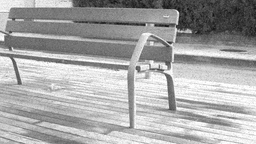
#> input picture HW2/ex1_images/noise.png, 256 x 144 px, shrunk from 1280 x 720 before the run
$ python ex1.py
#> lines starting #> are read from the running program, lines starting #| are printed output that depends on the picture; after the words box and inside, x2 and y2 are one past the last pixel; in counts of white or black regions, pixels touching at a corner belong together
import cv2
import matplotlib.pyplot as plt
import numpy as np
import math
import os


def read_img(img_path):
    """
    Read grayscale image
    Inputs:
    img_path: str: image path
    Returns:
    img: cv2 image
    """
#> called with img_path = 'ex1_images/noise.png'
    return cv2.imread(img_path, 0)
#> returned value is the input picture: shape (144, 256); min 16, max 255, mean 167.2


def padding_img(img, filter_size=3):
    """
    The surrogate function for the filter functions.
    The goal of the function: replicate padding the image such that when applying the kernel with the size of filter_size, the padded image will be the same size as the original image.
    WARNING: Do not use the exterior functions from available libraries such as OpenCV, scikit-image, etc. Just do from scratch using function from the numpy library or functions in pure Python.
    Inputs:
        img: cv2 image: original image
        filter_size: int: size of square filter
    Return:
        padded_img: cv2 image: the padding image
    """
#> called with filter_size = 3
    height, width = img.shape
#> height = 144; width = 256
    # new_height = height + filter_size - 1
    # new_width = width + filter_size - 1

    # must pad each axis (filter_size - 1) padder, and each side in each direction will be (filter_size - 1) // 2

    padded_add = (filter_size - 1) // 2
    new_height, new_width = height + padded_add * 2, width + padded_add * 2
#> new_height = 146; new_width = 258
    padded_img = np.zeros((new_height, new_width), dtype=np.uint8)
    for x in range(padded_add, new_height - padded_add):
        for y in range(padded_add, new_width - padded_add):
            padded_img[x][y] = img[x - padded_add][y - padded_add]
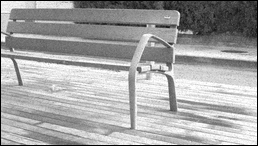
#> padded_img: shape (146, 258); min 0, max 255, mean 163.6

    # for corner pixel
    for x in range(padded_add + 1):
        for y in range(padded_add + 1):
            padded_img[x][y] = img[0][0]
            padded_img[new_height - x - 1][y] = img[-1][0]
            padded_img[x][new_width - y - 1] = img[0][-1]
            padded_img[new_height - x - 1][new_width - y - 1] = img[-1][-1]
#> padded_img: shape (146, 258); 0.03% of pixels changed, all inside (x1, y1, x2, y2) = (0, 0, 258, 146)

    # for other border pixel
    for x in range(padded_add + 1, new_height - padded_add - 1):
        for y in range(padded_add):
            padded_img[x][y] = img[x - padded_add][0]
            padded_img[x][new_width - y - 1] = img[x - padded_add][-1]
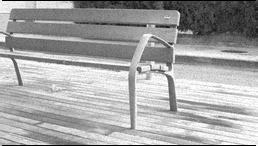
#> padded_img: shape (146, 258); min 0, max 255, mean 165

    for y in range(padded_add + 1, new_width - padded_add - 1):
        for x in range(padded_add):
            padded_img[x][y] = img[0][y - padded_add]
            padded_img[new_height - x - 1][y] = img[-1][y - padded_add]
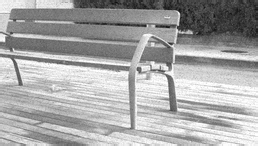
#> padded_img: shape (146, 258); 1.35% of pixels changed, all inside (x1, y1, x2, y2) = (2, 0, 256, 146)

    return padded_img


def mean_filter(img, filter_size=3):
    """
    Smoothing image with mean square filter with the size of filter_size. Use replicate padding for the image.
    WARNING: Do not use the exterior functions from available libraries such as OpenCV, scikit-image, etc. Just do from scratch using function from the numpy library or functions in pure Python.
    Inputs:
        img: cv2 image: original image
        filter_size: int: size of square filter,
    Return:
        smoothed_img: cv2 image: the smoothed image with mean filter.
    """
    padded_img = padding_img(img, filter_size)

    height, width = img.shape
#> height = 144; width = 256
    smoothed_img = np.zeros((height, width), dtype=float)

    for x in range(height):
        for y in range(width):
            smoothed_img[x][y] += sum(
                padded_img[xx][yy]
                for xx in range(x, x + filter_size)
                for yy in range(y, y + filter_size)
            )
            smoothed_img /= filter_size**2

    return smoothed_img


def median_filter(img, filter_size=3):
    """
    Smoothing image with median square filter with the size of filter_size. Use replicate padding for the image.
    WARNING: Do not use the exterior functions from available libraries such as OpenCV, scikit-image, etc. Just do from scratch using function from the numpy library or functions in pure Python.
    Inputs:
        img: cv2 image: original image
        filter_size: int: size of square filter
    Return:
        smoothed_img: cv2 image: the smoothed image with median filter.
    """
    padded_img = padding_img(img, filter_size)

    height, width = img.shape
    smoothed_img = np.zeros((height, width), dtype=float)

    median_index = (filter_size**2) // 2
    for x in range(height):
        for y in range(width):
            pixels = list(
                padded_img[xx][yy]
                for xx in range(x, x + filter_size)
                for yy in range(y, y + filter_size)
            )
            smoothed_img[x][y] = sorted(pixels)[median_index]

    return smoothed_img


def psnr(gt_img, smooth_img):
    """
    Calculate the PSNR metric
    Inputs:
        gt_img: cv2 image: groundtruth image
        smooth_img: cv2 image: smoothed image
    Outputs:
        psnr_score: PSNR score
    """

    # Formula can be found here: https://en.wikipedia.org/wiki/Peak_signal-to-noise_ratio
    dtype = gt_img.dtype
    height, width = gt_img.shape
    maxi = (1 << dtype) - 1
    mse = sum(
        (gt_img[x][y] - smooth_img[x][y]) ** 2
        for x in range(height)
        for y in range(width)
    ) / (height * width)

    psnr = 20 * math.log10(maxi) - 10 * math.log10(mse)

    return psnr


def show_res(before_img, after_img):
    """
    Show the original image and the corresponding smooth image
    Inputs:
        before_img: cv2: image before smoothing
        after_img: cv2: corresponding smoothed image
    Return:
        None
    """
    plt.figure(figsize=(12, 9))
    plt.subplot(1, 2, 1)
    plt.imshow(before_img, cmap="gray")
    plt.title("Before")

    plt.subplot(1, 2, 2)
    plt.imshow(after_img, cmap="gray")
    plt.title("After")
    plt.show()
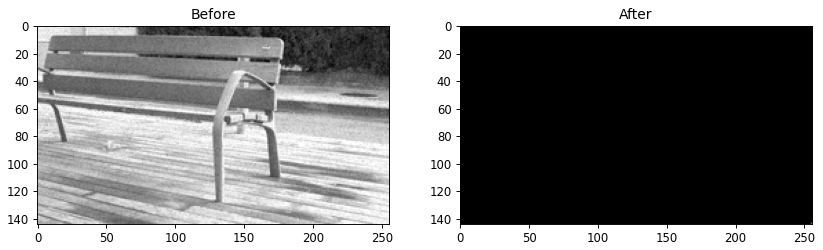
#> figure drawn by matplotlib, 2 panels


if __name__ == "__main__":
    img_noise = "ex1_images/noise.png"
    img_gt = "ex1_images/ori_img.png"
    img = read_img(img_noise)
    filter_size = 3

    # Mean filter
    mean_smoothed_img = mean_filter(img, filter_size)
    show_res(img, mean_smoothed_img)
    print("PSNR score of mean filter: ", psnr(img, mean_smoothed_img))
#> (the run stopped early here; a loop or call above may not have finished)
